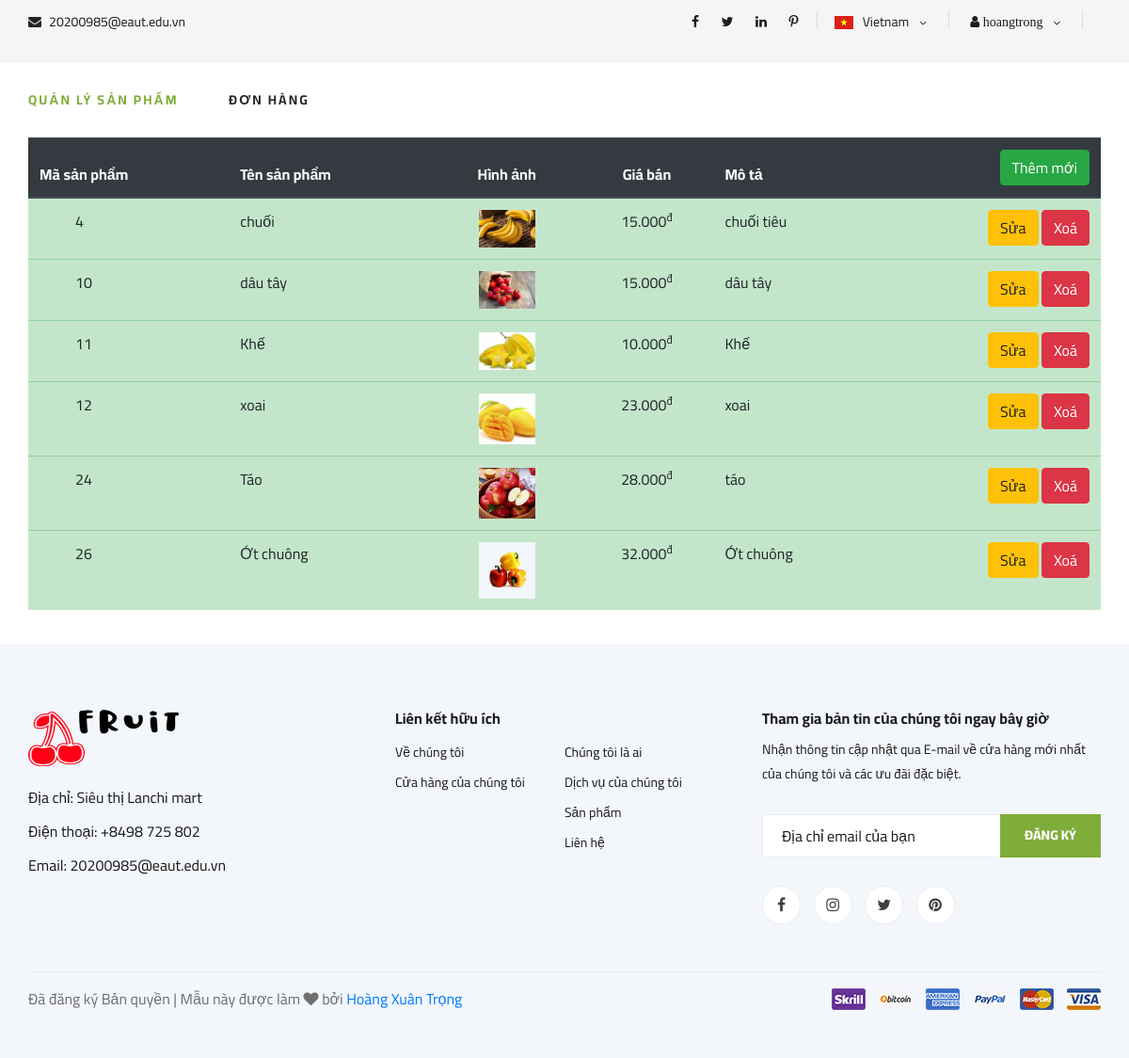
/admin/quanlysanpham.php (signed in), run on the app's committed database.
### tables this page shows
CREATE TABLE `products` (
  `proid` int(11) NOT NULL,
  `proname` varchar(50) NOT NULL,
  `image` varchar(100) NOT NULL,
  `price` float NOT NULL,
  `mota` varchar(200) NOT NULL,
  `userid` int(11) NOT NULL
);

### admin/quanlysanpham.php (the view, shortened to what this page needs)
<?php
$admin = (isset($_SESSION['user'])) ? $_SESSION['user'] : [];
?>
<!DOCTYPE html>
<html lang="en">
<head>
    <link rel="stylesheet" href="https://cdn.jsdelivr.net/npm/bootstrap@4.6.1/dist/css/bootstrap.min.css">
    <link rel="stylesheet" href="../assets/css/bootstrap.min.css" type="text/css">
    <link rel="stylesheet" href="../assets/css/font-awesome.min.css" type="text/css">
    <link rel="stylesheet" href="../assets/css/elegant-icons.css" type="text/css">
    <link rel="stylesheet" href="../assets/css/nice-select.css" type="text/css">
    <link rel="stylesheet" href="../assets/css/jquery-ui.min.css" type="text/css">
    <link rel="stylesheet" href="../assets/css/owl.carousel.min.css" type="text/css">
    <link rel="stylesheet" href="../assets/css/slicknav.min.css" type="text/css">
    <link rel="stylesheet" href="../assets/css/style.css" type="text/css">
</head>
<body>
    <header class="header">
        <div class="header__top">
            <div class="container">
                <div class="row">
                    <div class="col-lg-6 col-md-6">
                        <div class="header__top__left">
                            <ul>
                                <li><i class="fa fa-envelope"></i> 20200985@eaut.edu.vn</li>
                            </ul>
                        </div>
                    </div>
                    <div class="col-lg-6 col-md-6">
                        <div class="header__top__right">
                            <div class="header__top__right__social">
                                <a href="#"><i class="fa fa-facebook"></i></a>
                                <a href="#"><i class="fa fa-twitter"></i></a>
                                <a href="#"><i class="fa fa-linkedin"></i></a>
                                <a href="#"><i class="fa fa-pinterest-p"></i></a>
                            </div>
                            <div class="header__top__right__language">
                                <img style="width: 20px;" src="../assets/img/language.png" alt="">
                                <div>Vietnam</div>
                                <span class="arrow_carrot-down"></span>
                            </div>
                            <div class="header__top__right__auth">
                                <?php if (isset($admin['email'])) { ?>
                                    <div class="header__top__right__language">
                                        <div class="fa fa-user header__navbar-item header__navbar-item--bold"> <?php echo $admin['username']; ?></div>
                                        <span class="arrow_carrot-down"></span>
                                    </div>
                                <?php } ?>
                            </div>
                        </div>
                    </div>
                </div>
            </div>
        </div>
    </header>
    <div class="container">
        <div class="row">
            <div class="col-lg-4">
                <nav class="header__menu">
                    <ul>
                        <li class="active"><a href="./quanlysanpham.php">Quản lý sản phẩm</a></li>
                        <li><a href="./quanlydonhang.php">Đơn hàng</a></li>
                    </ul>
                </nav>
            </div>
        </div>
        <table class="table">
            <thead class="thead-dark">
                <tr>
                    <th>Mã sản phẩm</th>
                    <th>Tên sản phẩm</th>
                    <th style="text-align: center;">Hình ảnh</th>
                    <th style="text-align: center;">Giá bán</th>
                    <th>Mô tả</th>
                    <th style="text-align: right;">
                        <button type="button" class="btn btn-success" data-toggle="modal" data-target="#themsp">
                            Thêm mới
                        </button>
                    </th>
                </tr>
            </thead>
            <tbody>
                <?php
                require_once './connect.php';
                $userid = $admin['userid'];
                $select = "SELECT * FROM products where userid = $userid order by proid";
                $result = mysqli_query($conn, $select);
                while ($r = mysqli_fetch_assoc($result)) {
                ?>
                    <tr class="table-success">
                        <td style="padding-left: 50px;"><?php echo $r['proid']; ?></td>
                        <td><?php echo $r['proname']; ?></td>
                        <td style="text-align: center;">
                            <img style="width: 60px;" src="../assets/img/product/<?php echo $r['image']; ?>" alt="">
                        </td>
                        <td style="text-align: center;"><?= number_format($r['price'], 0, ".", "."); ?><sup>đ</sup></td>
                        <td><?php echo $r['mota']; ?></td>
                        <td style="text-align: right;"><a href="suasp.php?proid=<?php echo $r['proid']; ?>" class="btn btn-warning">Sửa</a>
                            <a onclick="return confirm('Xac nhan xoa thong tin');" href="xoasp.php?proid=<?php echo $r['proid']; ?>" class="btn btn-danger">Xoá</a>
                        </td>
                    </tr>
                <?php
                }
                ?>
            </tbody>
        </table>
    </div>
    <footer class="footer spad">
        <div class="container">
            <div class="row">
                <div class="col-lg-3 col-md-6 col-sm-6">
                    <div class="footer__about">
                        <div class="footer__about__logo">
                            <a href="./index.html"><img style="width:160px; height:60px;" src="../assets/img/Fruit.jpg" alt=""></a>
                        </div>
                        <ul>
                            <li>Địa chỉ: Siêu thị Lanchi mart</li>
                            <li>Điện thoại: +8498 725 802</li>
                            <li>Email: 20200985@eaut.edu.vn</li>
                        </ul>
                    </div>
                </div>
                <div class="col-lg-4 col-md-6 col-sm-6 offset-lg-1">
                    <div class="footer__widget">
                        <h6>Liên kết hữu ích</h6>
                        <ul>
                            <li><a href="#">Về chúng tôi</a></li>
                            <li><a href="#">Cửa hàng của chúng tôi</a></li>
                        </ul>
                        <ul>
                            <li><a href="#">Chúng tôi là ai</a></li>
                            <li><a href="#">Dịch vụ của chúng tôi</a></li>
                            <li><a href="#">Sản phẩm</a></li>
                            <li><a href="#">Liên hệ</a></li>
                        </ul>
                    </div>
                </div>
                <div class="col-lg-4 col-md-12">
                    <div class="footer__widget">
                        <h6>Tham gia bản tin của chúng tôi ngay bây giờ</h6>
                        <p>Nhận thông tin cập nhật qua E-mail về cửa hàng mới nhất của chúng tôi và các ưu đãi đặc biệt.</p>
                        <form action="#">
                            <input type="text" placeholder="Địa chỉ email của bạn">
                            <button type="submit" class="site-btn">Đăng ký</button>
                        </form>
                        <div class="footer__widget__social">
                            <a href="#"><i class="fa fa-facebook"></i></a>
                            <a href="#"><i class="fa fa-instagram"></i></a>
                            <a href="#"><i class="fa fa-twitter"></i></a>
                            <a href="#"><i class="fa fa-pinterest"></i></a>
                        </div>
                    </div>
                </div>
            </div>
            <div class="row">
                <div class="col-lg-12">
                    <div class="footer__copyright">
                        <div class="footer__copyright__text">
                            <p>
                                Đã đăng ký Bản quyền | Mẫu này được làm
                                <i class="fa fa-heart" aria-hidden="true"></i> bởi
                                <a href="#" target="_blank">Hoàng Xuân Trọng</a>
                            </p>
                        </div>
                        <div class="footer__copyright__payment"><img src="./assets/img/payment-item.png" alt=""></div>
                    </div>
                </div>
            </div>
        </div>
    </footer>
</body>
</html>

### admin/quanlysanpham.php (style rules this page uses)
.container { padding-bottom: 20px; }

### data on the page
products: proid "4", proname "chuối", image (picture), price "15.000", mota "chuối tiêu"
products: proid "10", proname "dâu tây", image (picture), price "15.000", mota "dâu tây"
products: proid "11", proname "Khế", image (picture), price "10.000", mota "Khế"
products: proid "12", proname "xoai", image (picture), price "23.000", mota "xoai"
products: proid "24", proname "Táo", image (picture), price "28.000", mota "táo"
products: proid "26", proname "Ớt chuông", image (picture), price "32.000", mota "Ớt chuông"

### other printed values
$admin['username'] "hoangtrong"
